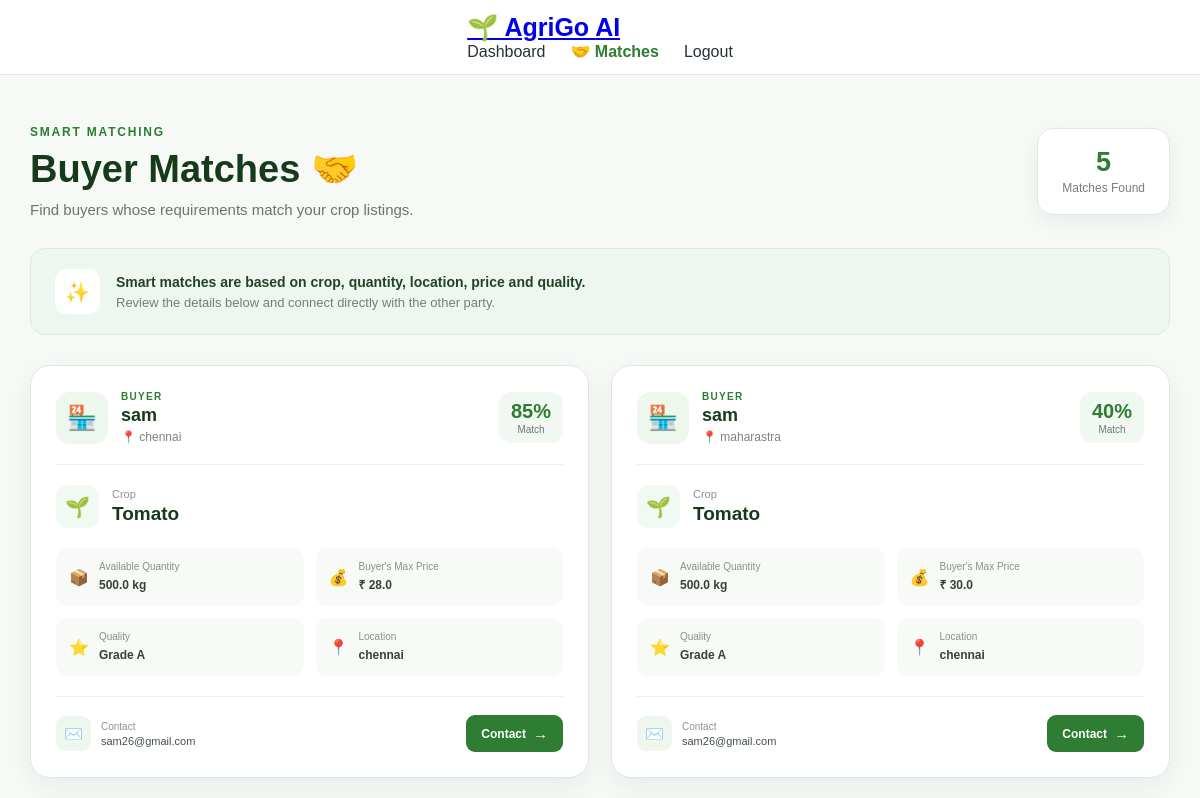
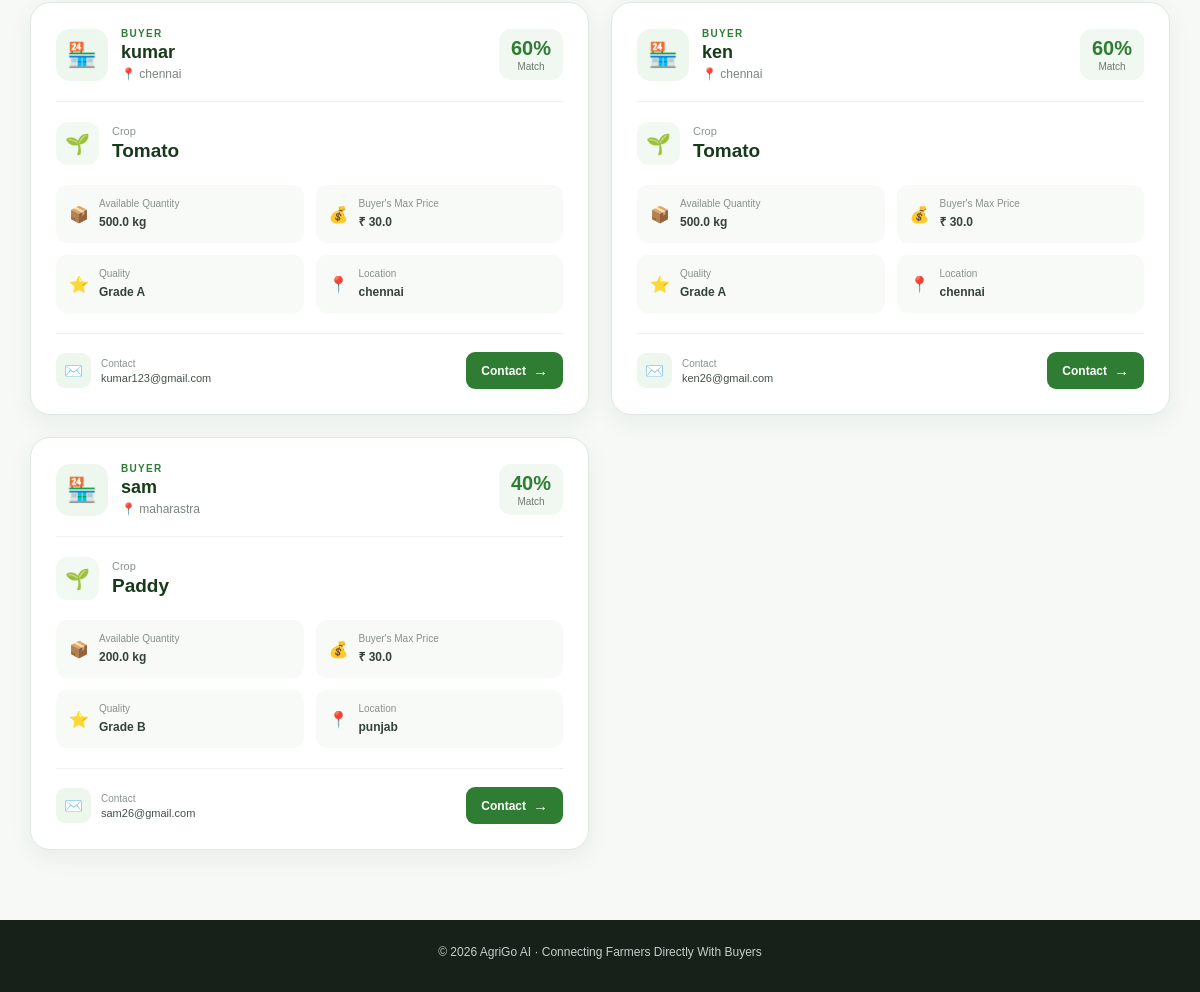
Screenshot of /matches (signed in) with the database file from the repository (2 pictures, top to bottom).
### tables this page shows
CREATE TABLE users (
    id INTEGER PRIMARY KEY AUTOINCREMENT,
    name TEXT NOT NULL,
    email TEXT NOT NULL UNIQUE,
    password TEXT NOT NULL,
    location TEXT NOT NULL,
    role TEXT NOT NULL
);

CREATE TABLE buyer_requirements (
    id INTEGER PRIMARY KEY AUTOINCREMENT,
    buyer_id INTEGER NOT NULL,
    crop_name TEXT NOT NULL,
    quantity REAL NOT NULL,
    max_price REAL NOT NULL,
    quality TEXT NOT NULL,
    location TEXT NOT NULL,
    required_date TEXT NOT NULL,
    FOREIGN KEY (buyer_id) REFERENCES users(id)
);

CREATE TABLE crop_listings (
    id INTEGER PRIMARY KEY AUTOINCREMENT,
    farmer_id INTEGER NOT NULL,
    crop_name TEXT NOT NULL,
    quantity REAL NOT NULL,
    quality TEXT NOT NULL,
    expected_price REAL NOT NULL,
    location TEXT NOT NULL,
    harvest_date TEXT NOT NULL,
    available_date TEXT NOT NULL,
    image TEXT,
    FOREIGN KEY (farmer_id) REFERENCES users(id)
);

### app.py (the view, shortened to what this page needs)
@app.route("/matches")
def matches():
    if "user_id" not in session:
        return redirect("/login")
    user_id = session["user_id"]
    role = session["role"]
    user_name = session["name"]
    conn = get_db_connection()
    cursor = conn.cursor()
    matches_list = []
    if role == "farmer":
        cursor.execute("""
            SELECT
                c.id,
                c.crop_name,
                c.quantity,
                c.quality,
                c.expected_price,
                c.location,
                c.harvest_date,
                c.available_date,
                u.name AS farmer_name,
                u.email AS farmer_email
            FROM crop_listings c
            JOIN users u ON c.farmer_id = u.id
            WHERE c.farmer_id = ?
        """, (user_id,))
        farmer_crops = cursor.fetchall()
        cursor.execute("""
            SELECT
                r.id,
                r.crop_name,
                r.quantity,
                r.max_price,
                r.quality,
                r.location,
                r.required_date,
                u.name AS buyer_name,
                u.email AS buyer_email
            FROM buyer_requirements r
            JOIN users u ON r.buyer_id = u.id
        """)
        buyer_requirements = cursor.fetchall()
        for crop in farmer_crops:
            farmer_crop = {
                "crop_name": crop["crop_name"],
                "quantity": float(crop["quantity"]),
                "quality": crop["quality"],
                "expected_price": float(crop["expected_price"]),
                "location": crop["location"]
            }
            for requirement in buyer_requirements:
                buyer_requirement = {
                    "crop_name": requirement["crop_name"],
                    "quantity": float(requirement["quantity"]),
                    "quality": requirement["quality"],
                    "max_price": float(requirement["max_price"]),
                    "location": requirement["location"]
                }
                score = calculate_match(
                    farmer_crop,
                    buyer_requirement
                )
                if score > 0:
                    matches_list.append({
                        "score": score,
                        "farmer_name": crop["farmer_name"],
                        "farmer_email": crop["farmer_email"],
                        "farmer_location": crop["location"],
                        "farmer_quantity": crop["quantity"],
                        "farmer_expected_price": crop["expected_price"],
                        "farmer_quality": crop["quality"],
                        "harvest_date": crop["harvest_date"],
                        "available_date": crop["available_date"],
                        "buyer_name": requirement["buyer_name"],
                        "buyer_email": requirement["buyer_email"],
                        "buyer_location": requirement["location"],
                        "buyer_quantity": requirement["quantity"],
                        "buyer_max_price": requirement["max_price"],
                        "buyer_quality": requirement["quality"],
                        "required_date": requirement["required_date"],
                        "crop_name": crop["crop_name"]
                    })
    conn.close()
    return render_template(
        "matches.html",
        matches=matches_list,
        role=role,
        user_name=user_name
    )

### app.py (called while the page is built)
def get_db_connection():
    connection = sqlite3.connect(
        "database/agriconnect.db"
    )
    connection.row_factory = sqlite3.Row
    return connection

### ml/buyer_matching.py (called while the page is built)
def calculate_match(farmer_crop, buyer_requirement):
    score = 0
    if farmer_crop["crop_name"].lower() == buyer_requirement["crop_name"].lower():
        score += 40
    if farmer_crop["quantity"] >= buyer_requirement["quantity"]:
        score += 25
    if farmer_crop["location"].lower() == buyer_requirement["location"].lower():
        score += 15
    if farmer_crop["expected_price"] <= buyer_requirement["max_price"]:
        score += 15
    if farmer_crop["quality"] == buyer_requirement["quality"]:
        score += 5
    return score

### templates/matches.html (shortened to what this page needs)
<!DOCTYPE html>
<html lang="en">
<head>
    <link rel="stylesheet"
          href="{{ url_for('static', filename='css/style.css') }}">
</head>
<body class="matches-page">
    <nav class="navbar">
        <div class="nav-container">
            <a href="/" class="logo">
                🌱 AgriGo <span>AI</span>
            </a>
            <div class="nav-links">
                {% if role == "farmer" %}
                    <a href="/farmer_dashboard">Dashboard</a>
                {% else %}
                    <a href="/buyer_dashboard">Dashboard</a>
                {% endif %}
                <a href="/matches" class="active">
                    🤝 Matches
                </a>
                <a href="/logout">
                    Logout
                </a>
            </div>
        </div>
    </nav>
    <main class="matches-container">
        <section class="matches-header">
            <div>
                <p class="matches-label">
                    SMART MATCHING
                </p>
                <h1>
                    {% if role == "farmer" %}
                        Buyer Matches 🤝
                    {% else %}
                        Farmer Matches 🤝
                    {% endif %}
                </h1>
                <p>
                    {% if role == "farmer" %}
                        Find buyers whose requirements match your crop listings.
                    {% else %}
                        Find farmers whose available crops match your requirements.
                    {% endif %}
                </p>
            </div>
            <div class="match-count">
                <span>{{ matches|length }}</span>
                <small>
                    Match{% if matches|length != 1 %}es{% endif %} Found
                </small>
            </div>
        </section>
        {% if matches %}
            <div class="match-info-banner">
                <div class="match-info-icon">
                    ✨
                </div>
                <div>
                    <strong>
                        Smart matches are based on crop, quantity,
                        location, price and quality.
                    </strong>
                    <p>
                        Review the details below and connect directly
                        with the other party.
                    </p>
                </div>
            </div>
            <section class="matches-grid">
                {% for match in matches %}
                    <article class="match-card">
                        <div class="match-card-top">
                            <div class="person-section">
                                <div class="person-avatar">
                                    {% if role == "farmer" %}
                                        🏪
                                    {% else %}
                                        🌾
                                    {% endif %}
                                </div>
                                <div>
                                    <span class="person-type">
                                        {% if role == "farmer" %}
                                            BUYER
                                        {% else %}
                                            FARMER
                                        {% endif %}
                                    </span>
                                    <h2>
                                        {% if role == "farmer" %}
                                            {{ match.buyer_name }}
                                        {% else %}
                                            {{ match.farmer_name }}
                                        {% endif %}
                                    </h2>
                                    <p class="person-location">
                                        📍
                                        {% if role == "farmer" %}
                                            {{ match.buyer_location }}
                                        {% else %}
                                            {{ match.farmer_location }}
                                        {% endif %}
                                    </p>
                                </div>
                            </div>
                            <div class="match-score">
                                <span class="score-number">
                                    {{ match.score }}%
                                </span>
                                <span class="score-label">
                                    Match
                                </span>
                            </div>
                        </div>
                        <div class="crop-match-title">
                            <span>🌱</span>
                            <div>
                                <small>Crop</small>
                                <strong>
                                    {{ match.crop_name }}
                                </strong>
                            </div>
                        </div>
                        <div class="match-details">
                            <div class="match-detail">
                                <span class="detail-icon">
                                    📦
                                </span>
                                <div>
                                    <small>
                                        {% if role == "farmer" %}
                                            Available Quantity
                                        {% else %}
                                            Required Quantity
                                        {% endif %}
                                    </small>
                                    <strong>
                                        {% if role == "farmer" %}
                                            {{ match.farmer_quantity }}
                                        {% else %}
                                            {{ match.buyer_quantity }}
                                        {% endif %}
                                        kg
                                    </strong>
                                </div>
                            </div>
                            <div class="match-detail">
                                <span class="detail-icon">
                                    💰
                                </span>
                                <div>
                                    <small>
                                        {% if role == "farmer" %}
                                            Buyer's Max Price
                                        {% else %}
                                            Expected Price
                                        {% endif %}
                                    </small>
                                    <strong>
                                        ₹
                                        {% if role == "farmer" %}
                                            {{ match.buyer_max_price }}
                                        {% else %}
                                            {{ match.farmer_expected_price }}
                                        {% endif %}
                                    </strong>
                                </div>
                            </div>
                            <div class="match-detail">
                                <span class="detail-icon">
                                    ⭐
                                </span>
                                <div>
                                    <small>
                                        Quality
                                    </small>
                                    <strong>
                                        {% if role == "farmer" %}
                                            {{ match.farmer_quality }}
                                        {% else %}
                                            {{ match.farmer_quality }}
                                        {% endif %}
                                    </strong>
                                </div>
                            </div>
                            <div class="match-detail">
                                <span class="detail-icon">
                                    📍
                                </span>
                                <div>
                                    <small>
                                        Location
                                    </small>
                                    <strong>
                                        {% if role == "farmer" %}
                                            {{ match.farmer_location }}
                                        {% else %}
                                            {{ match.farmer_location }}
                                        {% endif %}
                                    </strong>
                                </div>
                            </div>
                        </div>
                        <div class="match-contact">
                            <div>
                                <span class="contact-icon">
                                    ✉️
                                </span>
                                <div>
                                    <small>
                                        Contact
                                    </small>
                                    <p>
                                        {% if role == "farmer" %}
                                            {{ match.buyer_email }}
                                        {% else %}
                                            {{ match.farmer_email }}
                                        {% endif %}
                                    </p>
                                </div>
                            </div>
                            <a
                                href="mailto:{% if role == 'farmer' %}{{ match.buyer_email }}{% else %}{{ match.farmer_email }}{% endif %}"
                                class="contact-button"
                            >
                                Contact
                                <span>→</span>
                            </a>
                        </div>
                    </article>
                {% endfor %}
            </section>
        {% endif %}
    </main>
    <footer class="matches-footer">
        <p>
            © 2026 AgriGo AI · Connecting Farmers Directly With Buyers
        </p>
    </footer>
</body>
</html>

### rows the page displays
users: buyer_name "sam" "sam" "sam", buyer_email "sam26@gmail.com" "sam26@gmail.com" "sam26@gmail.com"
buyer_requirements: buyer_location "chennai", buyer_max_price "28.0"
crop_listings: crop_name "Tomato" "Tomato" "Tomato" "Tomato", farmer_quantity "500.0" "500.0" "500.0" "500.0", farmer_quality "Grade A" "Grade A" "Grade A" "Grade A", farmer_location "chennai" "chennai" "chennai" "chennai"
buyer_requirements: buyer_location "maharastra" "maharastra", buyer_max_price "30.0" "30.0"
users: buyer_name "kumar", buyer_email "kumar123@gmail.com"
buyer_requirements: buyer_location "chennai", buyer_max_price "30.0"
users: buyer_name "ken", buyer_email "ken26@gmail.com"
buyer_requirements: buyer_location "chennai", buyer_max_price "30.0"
crop_listings: crop_name "Paddy", farmer_quantity "200.0", farmer_quality "Grade B", farmer_location "punjab"

### other values shown
{{ matches|length }} "5"
{{ match.score }} "85" "40" "60" "60" "40"
